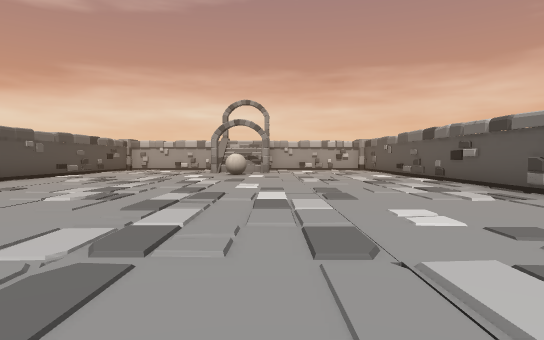
view 1 (above)

16 first-person views from a walk through a Unity game level. The camera is 1.2 m above the floor, tilts 2° down and sees 75° across. The floor is counted in squares, 2 m on a side. Each view is taken from the middle of a square. On the plan, view 1 faces up. The plan holds only what a view shows up to about 10 squares ahead; the rest is blank. Door leaves are left out, so doorways stand open.

view 2
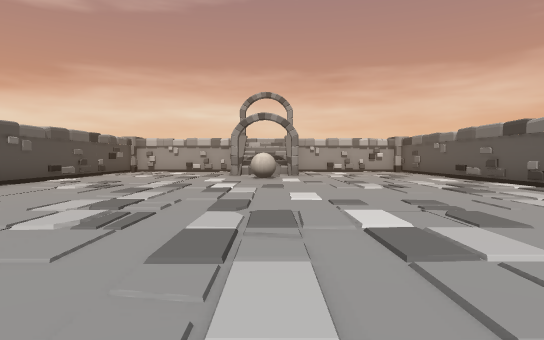

view 3
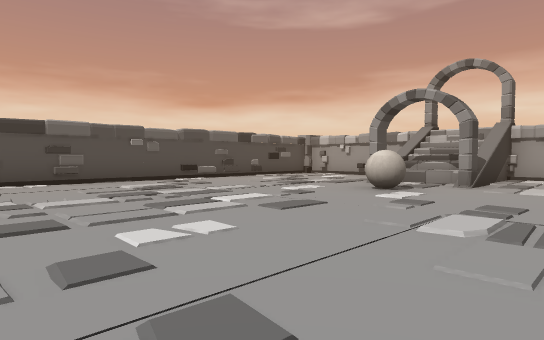

view 4
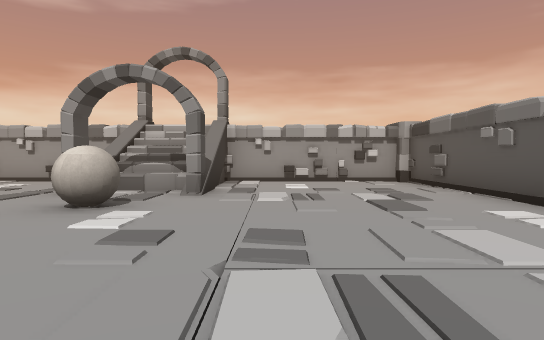

view 5
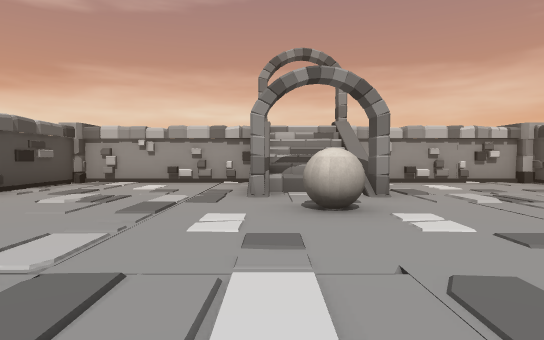

view 6
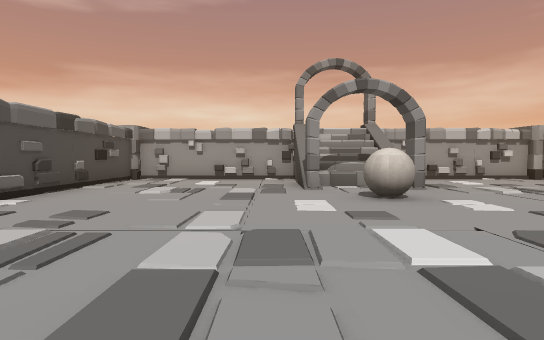

view 7
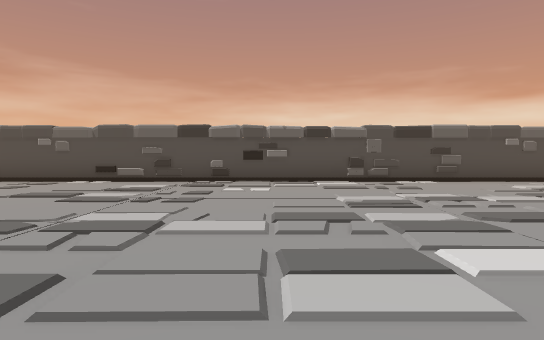

view 8
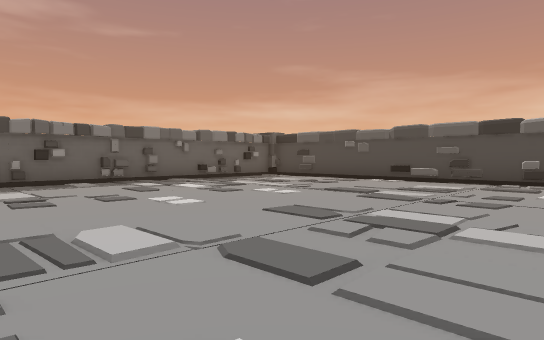

view 9
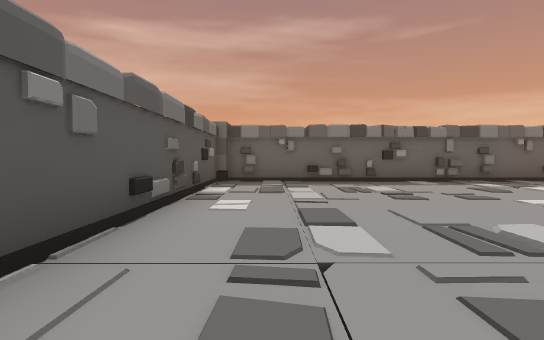

view 10
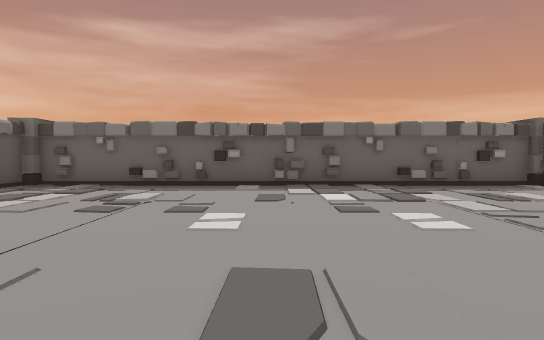

view 11
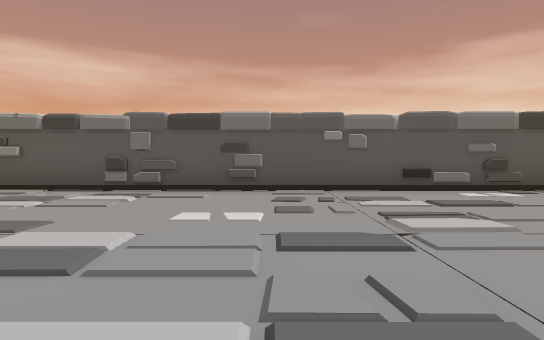

view 12
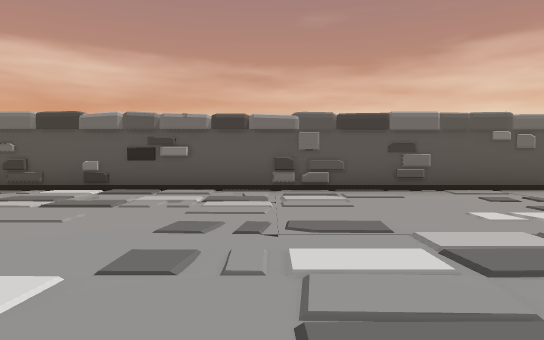

view 13
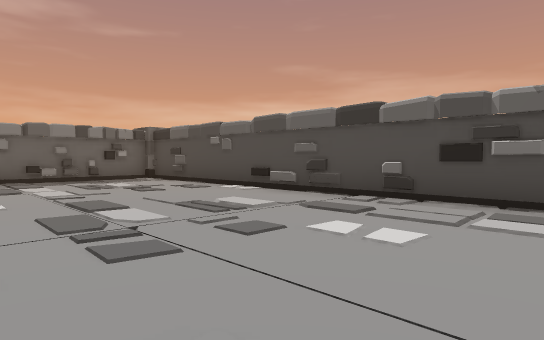

view 14
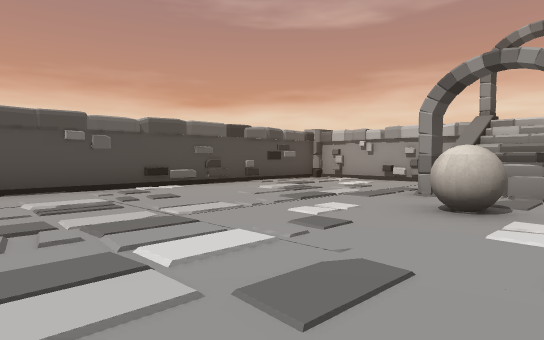

view 15
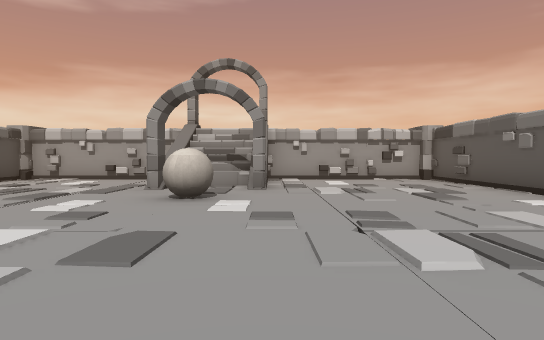

view 16
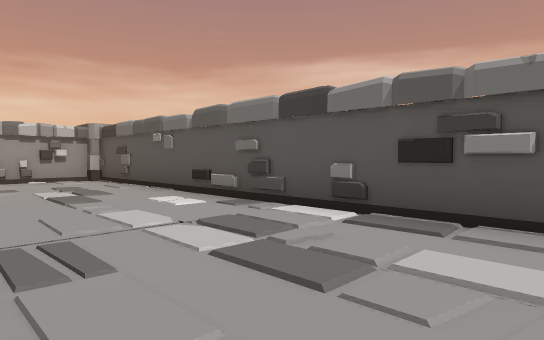

### Floor plan
Points are (right, up) in squares from view 1. A wall is a line through its corners. A room is listed if a view was taken in it or the views show most of it. See-through windows are left out.
Room 1 (views 1, 2, 3, 4, 5, 6, 7, 8, 9, 10, 11, 12, 13, 14, 15, 16)
walls: (4.4, 5.3) (4.3, 5.8); (-0.3, 13.5) (-0.3, 14.1); (-0.1, 14.1) (-0.1, 13.6); (-2.1, 14.1) (-2.1, 13.5); (4.4, -3.5) (4.4, 16.5); (-2.2, 16.9) (-6.8, 16.9) (-6.8, -4.8) (3.5, -4.8); (3.5, 16.9) (-0.2, 16.9)
ways out: opening at (4, -4); opening at (4, 16); open door at (-1.5, 17)
objects: other object (-2, 15) to (0, 16); ball (-1, 12)

Where each view was taken, in squares from view 1:
view 1: 0 up, 0 right, facing up
view 2: 2 up, 1 left, facing up
view 3: 6 up, 2 right, facing up-left
view 4: 8 up, 1 right, facing up
view 5: 8 up, 2 left, facing up
view 6: 7 up, 3 left, facing up
view 7: 4 up, 2 right, facing left
view 8: 4 up, 2 right, facing down-left
view 9: 4 up, 3 right, facing down
view 10: 3 up, 1 left, facing down
view 11: 3 up, 2 left, facing right
view 12: 6 up, 2 left, facing right
view 13: 5 up, 2 left, facing down-left
view 14: 8 up, 0 right, facing up-left
view 15: 7 up, 0 right, facing up
view 16: 7 up, 1 right, facing up-right
